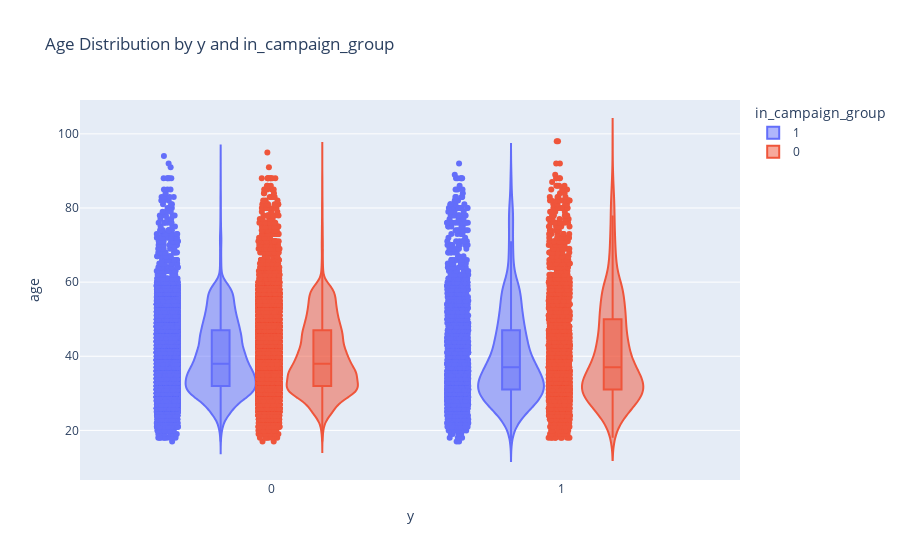

Write notebook code for a chart like this one.
### Markdown cell above
the data is heavily unbalanced, indicating that the conversion rate of people who decide to subscribe to product is low.

### Code cell
# plot the age distribution for outcome variable (product subscription) distinguishing between the control and campaign group
fig = px.violin(data, y='age', x='y', color='in_campaign_group', box=True, points='all', title='Age Distribution by y and in_campaign_group').show()

### Figure 1 — Plotly figure (JSON) as saved in the notebook; plotly's stock layout.template omitted (floating-point values rounded to 4 significant figures; data arrays with more than 128 entries replaced by an {"elided": "..."} marker saying what was removed)
{"data": [{"alignmentgroup": "True", "box": {"visible": true}, "hovertemplate": "in_campaign_group=1<br>y=%{x}<br>age=%{y}<extra></extra>", "legendgroup": "1", "marker": {"color": "#636efa"}, "name": "1", "offsetgroup": "1", "orientation": "v", "points": "all", "scalegroup": "True", "showlegend": true, "type": "violin", "x": {"elided": "16476 int values"}, "x0": " ", "xaxis": "x", "y": {"elided": "16476 int values"}, "y0": " ", "yaxis": "y"}, {"alignmentgroup": "True", "box": {"visible": true}, "hovertemplate": "in_campaign_group=0<br>y=%{x}<br>age=%{y}<extra></extra>", "legendgroup": "0", "marker": {"color": "#EF553B"}, "name": "0", "offsetgroup": "0", "orientation": "v", "points": "all", "scalegroup": "True", "showlegend": true, "type": "violin", "x": {"elided": "24712 int values"}, "x0": " ", "xaxis": "x", "y": {"elided": "24712 int values"}, "y0": " ", "yaxis": "y"}], "layout": {"legend": {"title": {"text": "in_campaign_group"}, "tracegroupgap": 0}, "title": {"text": "Age Distribution by y and in_campaign_group"}, "violinmode": "group", "xaxis": {"anchor": "y", "domain": [0, 1], "title": {"text": "y"}}, "yaxis": {"anchor": "x", "domain": [0, 1], "title": {"text": "age"}}}}
